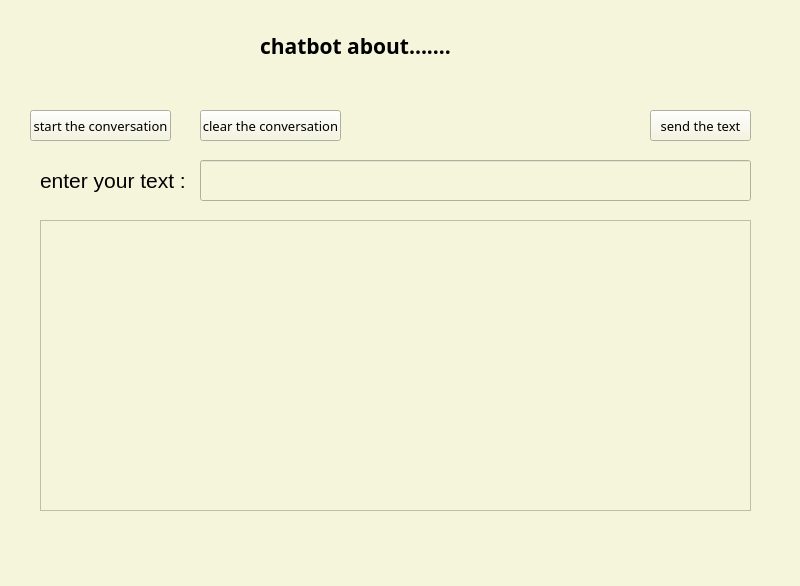
<?xml version="1.0" encoding="UTF-8"?>
<ui version="4.0">
 <class>MainWindow</class>
 <widget class="QMainWindow" name="MainWindow">
  <property name="geometry">
   <rect>
    <x>0</x>
    <y>0</y>
    <width>800</width>
    <height>586</height>
   </rect>
  </property>
  <property name="windowTitle">
   <string>MainWindow</string>
  </property>
  <property name="styleSheet">
   <string notr="true">background-color :beige;</string>
  </property>
  <widget class="QWidget" name="centralwidget">
   <property name="styleSheet">
    <string notr="true">background-color: 363232;</string>
   </property>
   <widget class="QPushButton" name="aff">
    <property name="geometry">
     <rect>
      <x>30</x>
      <y>110</y>
      <width>141</width>
      <height>31</height>
     </rect>
    </property>
    <property name="font">
     <font>
      <family>Ebrima</family>
      <pointsize>10</pointsize>
     </font>
    </property>
    <property name="text">
     <string>start the conversation</string>
    </property>
   </widget>
   <widget class="QLabel" name="label">
    <property name="geometry">
     <rect>
      <x>260</x>
      <y>20</y>
      <width>291</width>
      <height>51</height>
     </rect>
    </property>
    <property name="font">
     <font>
      <family>Segoe UI Black</family>
      <pointsize>16</pointsize>
      <weight>75</weight>
      <bold>true</bold>
     </font>
    </property>
    <property name="styleSheet">
     <string notr="true"/>
    </property>
    <property name="text">
     <string>chatbot about.......</string>
    </property>
   </widget>
   <widget class="QPushButton" name="clear">
    <property name="geometry">
     <rect>
      <x>200</x>
      <y>110</y>
      <width>141</width>
      <height>31</height>
     </rect>
    </property>
    <property name="font">
     <font>
      <family>Ebrima</family>
      <pointsize>10</pointsize>
     </font>
    </property>
    <property name="text">
     <string>clear the conversation</string>
    </property>
   </widget>
   <widget class="QListWidget" name="list">
    <property name="geometry">
     <rect>
      <x>40</x>
      <y>220</y>
      <width>711</width>
      <height>291</height>
     </rect>
    </property>
    <property name="font">
     <font>
      <family>Yu Gothic UI Semibold</family>
      <pointsize>12</pointsize>
      <weight>75</weight>
      <bold>true</bold>
     </font>
    </property>
   </widget>
   <widget class="QLineEdit" name="yourtext">
    <property name="geometry">
     <rect>
      <x>200</x>
      <y>160</y>
      <width>551</width>
      <height>41</height>
     </rect>
    </property>
    <property name="font">
     <font>
      <family>Segoe UI Semibold</family>
      <pointsize>16</pointsize>
      <weight>75</weight>
      <italic>false</italic>
      <bold>true</bold>
     </font>
    </property>
    <property name="text">
     <string/>
    </property>
   </widget>
   <widget class="QLabel" name="label_2">
    <property name="geometry">
     <rect>
      <x>40</x>
      <y>160</y>
      <width>151</width>
      <height>41</height>
     </rect>
    </property>
    <property name="font">
     <font>
      <family>Segoe UI</family>
      <pointsize>16</pointsize>
     </font>
    </property>
    <property name="text">
     <string>enter your text :</string>
    </property>
   </widget>
   <widget class="QPushButton" name="send">
    <property name="geometry">
     <rect>
      <x>650</x>
      <y>110</y>
      <width>101</width>
      <height>31</height>
     </rect>
    </property>
    <property name="font">
     <font>
      <family>Ebrima</family>
      <pointsize>10</pointsize>
     </font>
    </property>
    <property name="text">
     <string>send the text</string>
    </property>
   </widget>
  </widget>
  <widget class="QMenuBar" name="menubar">
   <property name="geometry">
    <rect>
     <x>0</x>
     <y>0</y>
     <width>800</width>
     <height>21</height>
    </rect>
   </property>
  </widget>
  <widget class="QStatusBar" name="statusbar"/>
 </widget>
 <resources/>
 <connections/>
</ui>
